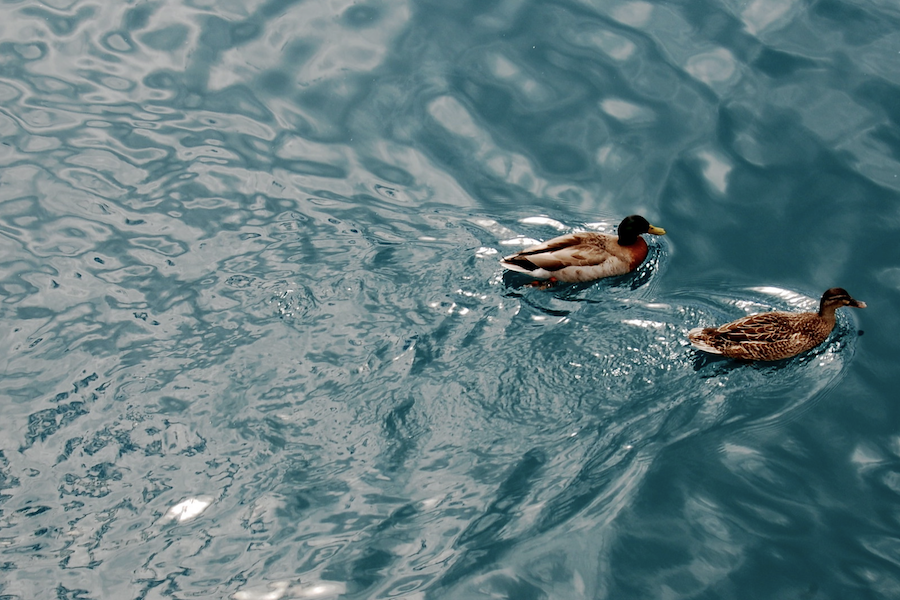
#> input picture Imagen/patos.png, 900 x 600 px, found by its file name
$ python Problema5.py
#> lines starting #> are read from the running program, lines starting #| are printed output that depends on the picture
# -*- coding: utf-8 -*-
"""
Created on Sat Mar 27 11:05:09 2021

@author: MI PC
"""

import numpy as np
import cv2
import math
from scipy import ndimage
from PIL import Image

img = Image.open('/Users/MI PC/Documents/Tratamiento de imagenes/Imagen/patos.png')
#> img is the input picture: PIL image 900x600 RGBA; mean R, G, B, A 99.7, 124.8, 129.2, 255
nueva_img = img.resize((256,256))
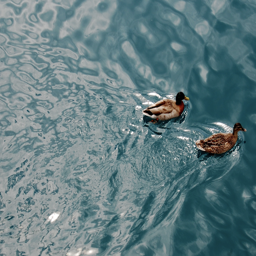
#> nueva_img: PIL image 256x256 RGBA; mean R, G, B, A 99.7, 124.8, 129.2, 255

img = cv2.imread('/Users/MI PC/Documents/Tratamiento de imagenes/Imagen/patos.png')
#> img: shape (600, 900, 3)

cv2.imshow("Imagen original", img)
key = cv2.waitKey(0)
#> (key Esc is pressed here)

img_gray = cv2.cvtColor(img, cv2.COLOR_BGR2GRAY)
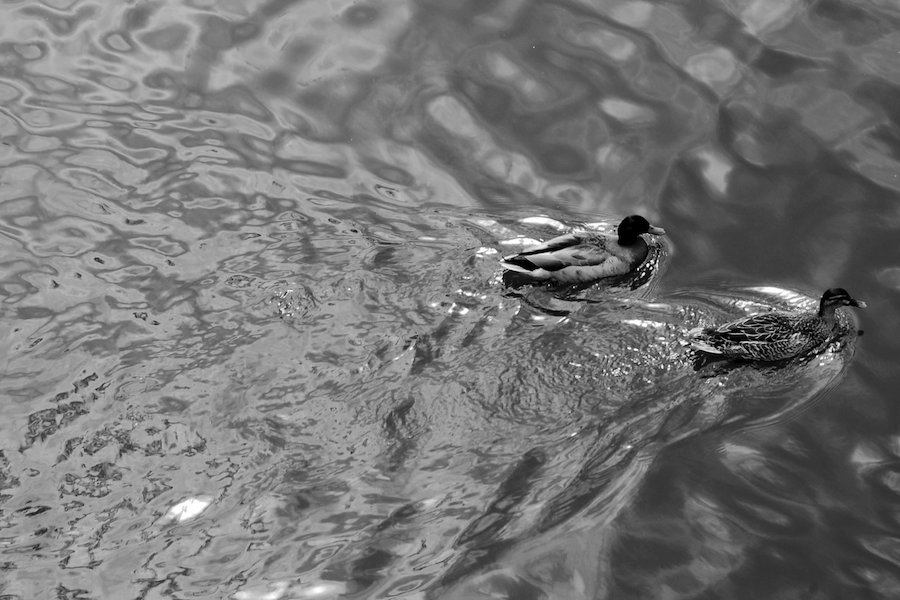
#> img_gray: shape (600, 900); min 0, max 255, mean 117.8
img_edges = cv2.Canny(img_gray, 100, 100, apertureSize=3)
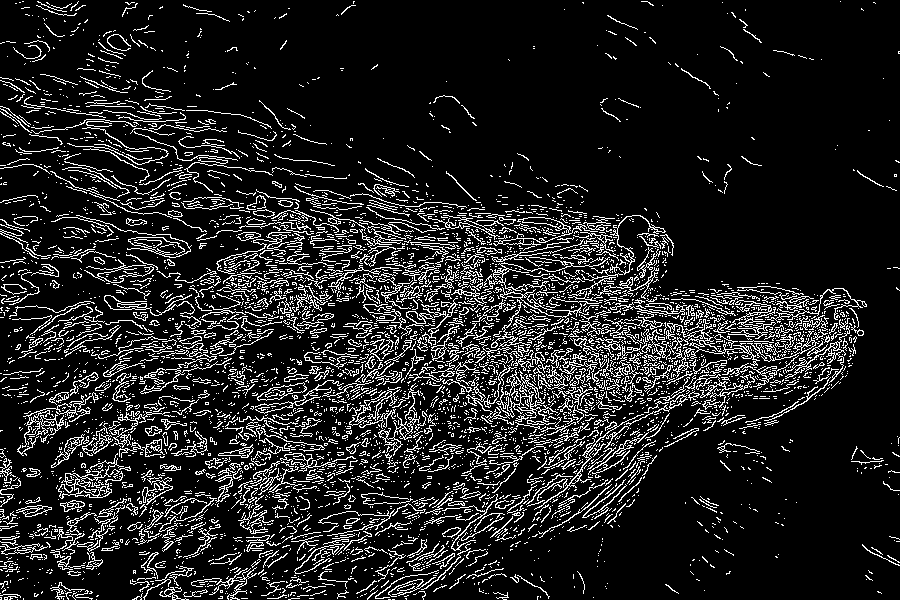
#> img_edges: shape (600, 900); 12.8% white in thin lines or dots
lines = cv2.HoughLinesP(img_edges, 1, math.pi / 180.0, 100, minLineLength=100, maxLineGap=5)
#> lines = [[558, 375, 726, 321], [569, 379, 695, 361], [408, 271, 546, 295], [583, 348, 693, 335], [475, 370, 580, 357], [603, 340, 709, 320]]

# en este arrelo se agregan los angulos
angulos = [] #ejemplo angulo[90]

for x1, y1, x2, y2 in lines[0]:
    cv2.line(img, (x1, y1), (x2, y2), (255, 0, 0), 3)
    angulo = math.degrees(math.atan2(y2 - y1, x2 - x1))
    angulos.append(angulo)
#> this loop made 1 pass
#> (x1, y1, x2, y2, angulo) on pass 1: (558, 375, 726, 321, -17.82)
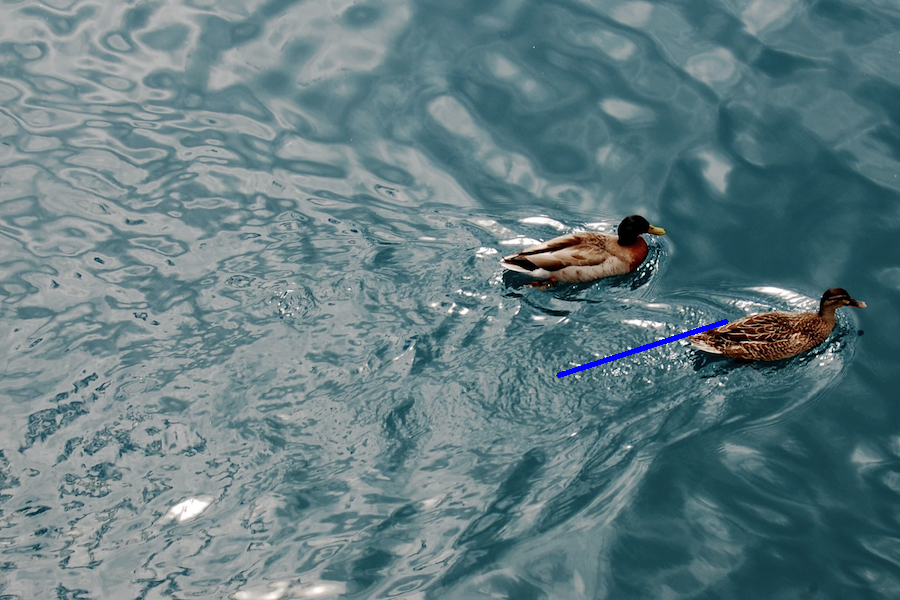
#> img: shape (600, 900, 3); mean B, G, R 129.5, 124.6, 99.5
#> after the loop, angulos = [-17.82]

median_angle = np.median(angulos)
#> median_angle = -17.82
img_rotated = ndimage.rotate(img, median_angle)
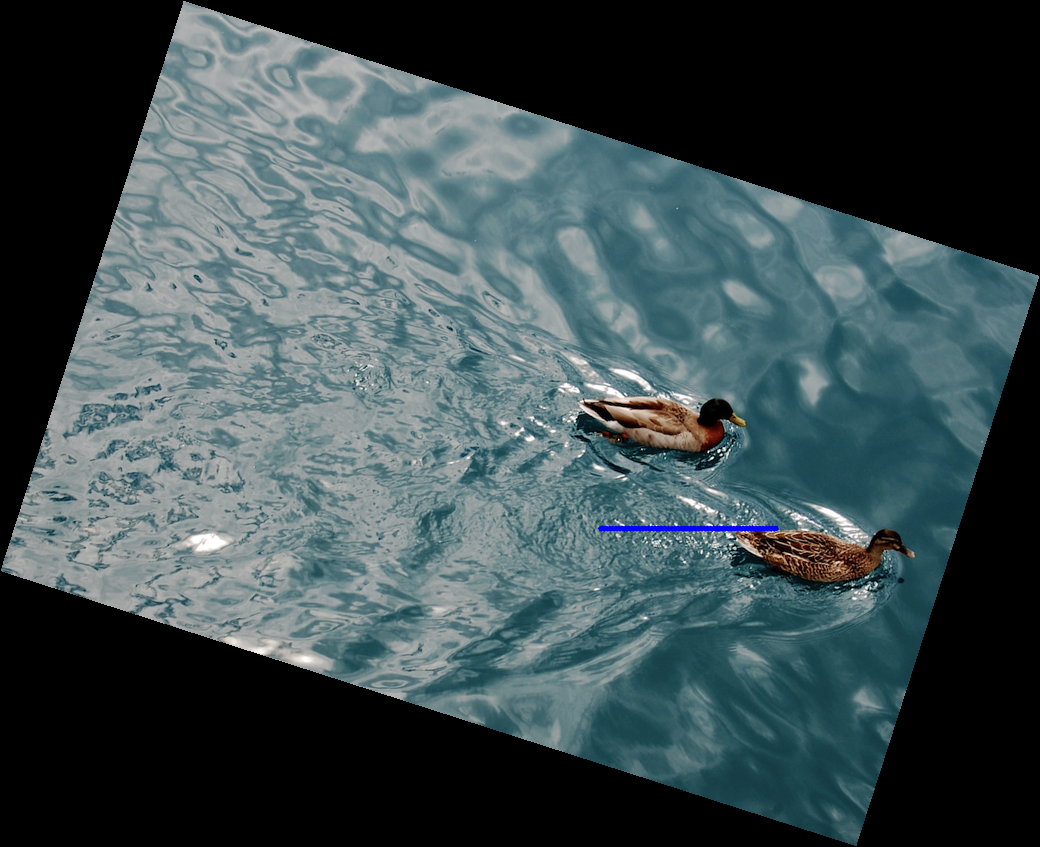
#> img_rotated: shape (847, 1040, 3); mean B, G, R 79.1, 76.2, 60.8

cv2.imwrite('patos90.png', img_rotated)
nueva_img.save('Patos pequeños.png','png')
